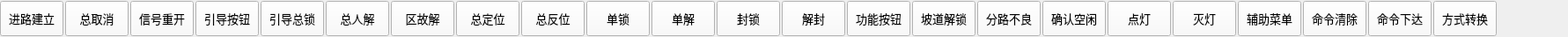
<?xml version="1.0" encoding="UTF-8"?>
<ui version="4.0">
 <class>StaFunBtnToolBarTKYClass</class>
 <widget class="QWidget" name="StaFunBtnToolBarTKYClass">
  <property name="windowModality">
   <enum>Qt::NonModal</enum>
  </property>
  <property name="geometry">
   <rect>
    <x>0</x>
    <y>0</y>
    <width>1781</width>
    <height>42</height>
   </rect>
  </property>
  <property name="minimumSize">
   <size>
    <width>0</width>
    <height>40</height>
   </size>
  </property>
  <property name="maximumSize">
   <size>
    <width>16777215</width>
    <height>42</height>
   </size>
  </property>
  <property name="windowTitle">
   <string>StaFunBtnToolBarTKY</string>
  </property>
  <layout class="QHBoxLayout" name="horizontalLayout">
   <property name="spacing">
    <number>2</number>
   </property>
   <property name="leftMargin">
    <number>0</number>
   </property>
   <property name="topMargin">
    <number>0</number>
   </property>
   <property name="rightMargin">
    <number>0</number>
   </property>
   <property name="bottomMargin">
    <number>0</number>
   </property>
   <item>
    <widget class="QPushButton" name="FunBtn1_RouteBuild">
     <property name="minimumSize">
      <size>
       <width>72</width>
       <height>40</height>
      </size>
     </property>
     <property name="maximumSize">
      <size>
       <width>72</width>
       <height>40</height>
      </size>
     </property>
     <property name="font">
      <font>
       <family>微软雅黑</family>
       <pointsize>10</pointsize>
      </font>
     </property>
     <property name="styleSheet">
      <string notr="true">background-color: rgb(250, 250, 250);</string>
     </property>
     <property name="text">
      <string>进路建立</string>
     </property>
     <property name="checkable">
      <bool>true</bool>
     </property>
     <property name="checked">
      <bool>false</bool>
     </property>
     <attribute name="buttonGroup">
      <string notr="true">buttonGroup</string>
     </attribute>
    </widget>
   </item>
   <item>
    <widget class="QPushButton" name="FunBtn2_TotalCancel">
     <property name="minimumSize">
      <size>
       <width>72</width>
       <height>40</height>
      </size>
     </property>
     <property name="maximumSize">
      <size>
       <width>72</width>
       <height>40</height>
      </size>
     </property>
     <property name="font">
      <font>
       <family>微软雅黑</family>
       <pointsize>10</pointsize>
      </font>
     </property>
     <property name="styleSheet">
      <string notr="true">background-color: rgb(250, 250, 250);</string>
     </property>
     <property name="text">
      <string>总取消</string>
     </property>
     <property name="checkable">
      <bool>true</bool>
     </property>
     <property name="checked">
      <bool>false</bool>
     </property>
     <attribute name="buttonGroup">
      <string notr="true">buttonGroup</string>
     </attribute>
    </widget>
   </item>
   <item>
    <widget class="QPushButton" name="FunBtn3_SignalReopen">
     <property name="minimumSize">
      <size>
       <width>72</width>
       <height>40</height>
      </size>
     </property>
     <property name="maximumSize">
      <size>
       <width>72</width>
       <height>40</height>
      </size>
     </property>
     <property name="font">
      <font>
       <family>微软雅黑</family>
       <pointsize>10</pointsize>
      </font>
     </property>
     <property name="styleSheet">
      <string notr="true">background-color: rgb(250, 250, 250);</string>
     </property>
     <property name="text">
      <string>信号重开</string>
     </property>
     <property name="checkable">
      <bool>true</bool>
     </property>
     <property name="checked">
      <bool>false</bool>
     </property>
     <attribute name="buttonGroup">
      <string notr="true">buttonGroup</string>
     </attribute>
    </widget>
   </item>
   <item>
    <widget class="QPushButton" name="FunBtn4_GuideBtn">
     <property name="minimumSize">
      <size>
       <width>72</width>
       <height>40</height>
      </size>
     </property>
     <property name="maximumSize">
      <size>
       <width>72</width>
       <height>40</height>
      </size>
     </property>
     <property name="font">
      <font>
       <family>微软雅黑</family>
       <pointsize>10</pointsize>
      </font>
     </property>
     <property name="styleSheet">
      <string notr="true">background-color: rgb(250, 250, 250);</string>
     </property>
     <property name="text">
      <string>引导按钮</string>
     </property>
     <property name="checkable">
      <bool>true</bool>
     </property>
     <property name="checked">
      <bool>false</bool>
     </property>
     <attribute name="buttonGroup">
      <string notr="true">buttonGroup</string>
     </attribute>
    </widget>
   </item>
   <item>
    <widget class="QPushButton" name="FunBtn5_GuideClock">
     <property name="minimumSize">
      <size>
       <width>72</width>
       <height>40</height>
      </size>
     </property>
     <property name="maximumSize">
      <size>
       <width>72</width>
       <height>40</height>
      </size>
     </property>
     <property name="font">
      <font>
       <family>微软雅黑</family>
       <pointsize>10</pointsize>
      </font>
     </property>
     <property name="styleSheet">
      <string notr="true">background-color: rgb(250, 250, 250);</string>
     </property>
     <property name="text">
      <string>引导总锁</string>
     </property>
     <property name="checkable">
      <bool>true</bool>
     </property>
     <property name="checked">
      <bool>false</bool>
     </property>
     <attribute name="buttonGroup">
      <string notr="true">buttonGroup</string>
     </attribute>
    </widget>
   </item>
   <item>
    <widget class="QPushButton" name="FunBtn6_TotalRelieve">
     <property name="minimumSize">
      <size>
       <width>72</width>
       <height>40</height>
      </size>
     </property>
     <property name="maximumSize">
      <size>
       <width>72</width>
       <height>40</height>
      </size>
     </property>
     <property name="font">
      <font>
       <family>微软雅黑</family>
       <pointsize>10</pointsize>
      </font>
     </property>
     <property name="styleSheet">
      <string notr="true">background-color: rgb(250, 250, 250);</string>
     </property>
     <property name="text">
      <string>总人解</string>
     </property>
     <property name="checkable">
      <bool>true</bool>
     </property>
     <property name="checked">
      <bool>false</bool>
     </property>
     <attribute name="buttonGroup">
      <string notr="true">buttonGroup</string>
     </attribute>
    </widget>
   </item>
   <item>
    <widget class="QPushButton" name="FunBtn7_RegionRelieve">
     <property name="minimumSize">
      <size>
       <width>72</width>
       <height>40</height>
      </size>
     </property>
     <property name="maximumSize">
      <size>
       <width>72</width>
       <height>40</height>
      </size>
     </property>
     <property name="font">
      <font>
       <family>微软雅黑</family>
       <pointsize>10</pointsize>
      </font>
     </property>
     <property name="styleSheet">
      <string notr="true">background-color: rgb(250, 250, 250);</string>
     </property>
     <property name="text">
      <string>区故解</string>
     </property>
     <property name="checkable">
      <bool>true</bool>
     </property>
     <property name="checked">
      <bool>false</bool>
     </property>
     <attribute name="buttonGroup">
      <string notr="true">buttonGroup</string>
     </attribute>
    </widget>
   </item>
   <item>
    <widget class="QPushButton" name="FunBtn8_TotalPosition">
     <property name="minimumSize">
      <size>
       <width>72</width>
       <height>40</height>
      </size>
     </property>
     <property name="maximumSize">
      <size>
       <width>72</width>
       <height>40</height>
      </size>
     </property>
     <property name="font">
      <font>
       <family>微软雅黑</family>
       <pointsize>10</pointsize>
      </font>
     </property>
     <property name="styleSheet">
      <string notr="true">background-color: rgb(250, 250, 250);</string>
     </property>
     <property name="text">
      <string>总定位</string>
     </property>
     <property name="checkable">
      <bool>true</bool>
     </property>
     <property name="checked">
      <bool>false</bool>
     </property>
     <attribute name="buttonGroup">
      <string notr="true">buttonGroup</string>
     </attribute>
    </widget>
   </item>
   <item>
    <widget class="QPushButton" name="FunBtn9_TotalReverse">
     <property name="minimumSize">
      <size>
       <width>72</width>
       <height>40</height>
      </size>
     </property>
     <property name="maximumSize">
      <size>
       <width>72</width>
       <height>40</height>
      </size>
     </property>
     <property name="font">
      <font>
       <family>微软雅黑</family>
       <pointsize>10</pointsize>
      </font>
     </property>
     <property name="styleSheet">
      <string notr="true">background-color: rgb(250, 250, 250);</string>
     </property>
     <property name="text">
      <string>总反位</string>
     </property>
     <property name="checkable">
      <bool>true</bool>
     </property>
     <property name="checked">
      <bool>false</bool>
     </property>
     <attribute name="buttonGroup">
      <string notr="true">buttonGroup</string>
     </attribute>
    </widget>
   </item>
   <item>
    <widget class="QPushButton" name="FunBtn10_SingleLock">
     <property name="minimumSize">
      <size>
       <width>72</width>
       <height>40</height>
      </size>
     </property>
     <property name="maximumSize">
      <size>
       <width>72</width>
       <height>40</height>
      </size>
     </property>
     <property name="font">
      <font>
       <family>微软雅黑</family>
       <pointsize>10</pointsize>
      </font>
     </property>
     <property name="styleSheet">
      <string notr="true">background-color: rgb(250, 250, 250);</string>
     </property>
     <property name="text">
      <string>单锁</string>
     </property>
     <property name="checkable">
      <bool>true</bool>
     </property>
     <property name="checked">
      <bool>false</bool>
     </property>
     <attribute name="buttonGroup">
      <string notr="true">buttonGroup</string>
     </attribute>
    </widget>
   </item>
   <item>
    <widget class="QPushButton" name="FunBtn11_SingleUnlock">
     <property name="minimumSize">
      <size>
       <width>72</width>
       <height>40</height>
      </size>
     </property>
     <property name="maximumSize">
      <size>
       <width>72</width>
       <height>40</height>
      </size>
     </property>
     <property name="font">
      <font>
       <family>微软雅黑</family>
       <pointsize>10</pointsize>
      </font>
     </property>
     <property name="styleSheet">
      <string notr="true">background-color: rgb(250, 250, 250);</string>
     </property>
     <property name="text">
      <string>单解</string>
     </property>
     <property name="checkable">
      <bool>true</bool>
     </property>
     <property name="checked">
      <bool>false</bool>
     </property>
     <attribute name="buttonGroup">
      <string notr="true">buttonGroup</string>
     </attribute>
    </widget>
   </item>
   <item>
    <widget class="QPushButton" name="FunBtn12_Blockade">
     <property name="minimumSize">
      <size>
       <width>72</width>
       <height>40</height>
      </size>
     </property>
     <property name="maximumSize">
      <size>
       <width>72</width>
       <height>40</height>
      </size>
     </property>
     <property name="font">
      <font>
       <family>微软雅黑</family>
       <pointsize>10</pointsize>
      </font>
     </property>
     <property name="styleSheet">
      <string notr="true">background-color: rgb(250, 250, 250);</string>
     </property>
     <property name="text">
      <string>封锁</string>
     </property>
     <property name="checkable">
      <bool>true</bool>
     </property>
     <property name="checked">
      <bool>false</bool>
     </property>
     <attribute name="buttonGroup">
      <string notr="true">buttonGroup</string>
     </attribute>
    </widget>
   </item>
   <item>
    <widget class="QPushButton" name="FunBtn13_UnBlockade">
     <property name="minimumSize">
      <size>
       <width>72</width>
       <height>40</height>
      </size>
     </property>
     <property name="maximumSize">
      <size>
       <width>72</width>
       <height>40</height>
      </size>
     </property>
     <property name="font">
      <font>
       <family>微软雅黑</family>
       <pointsize>10</pointsize>
      </font>
     </property>
     <property name="styleSheet">
      <string notr="true">background-color: rgb(250, 250, 250);</string>
     </property>
     <property name="text">
      <string>解封</string>
     </property>
     <property name="checkable">
      <bool>true</bool>
     </property>
     <property name="checked">
      <bool>false</bool>
     </property>
     <attribute name="buttonGroup">
      <string notr="true">buttonGroup</string>
     </attribute>
    </widget>
   </item>
   <item>
    <widget class="QPushButton" name="FunBtn14_FunBtn">
     <property name="minimumSize">
      <size>
       <width>72</width>
       <height>40</height>
      </size>
     </property>
     <property name="maximumSize">
      <size>
       <width>72</width>
       <height>40</height>
      </size>
     </property>
     <property name="font">
      <font>
       <family>微软雅黑</family>
       <pointsize>10</pointsize>
      </font>
     </property>
     <property name="styleSheet">
      <string notr="true">background-color: rgb(250, 250, 250);</string>
     </property>
     <property name="text">
      <string>功能按钮</string>
     </property>
     <property name="checkable">
      <bool>true</bool>
     </property>
     <property name="checked">
      <bool>false</bool>
     </property>
     <attribute name="buttonGroup">
      <string notr="true">buttonGroup</string>
     </attribute>
    </widget>
   </item>
   <item>
    <widget class="QPushButton" name="FunBtn15_RampUnlock">
     <property name="minimumSize">
      <size>
       <width>72</width>
       <height>40</height>
      </size>
     </property>
     <property name="maximumSize">
      <size>
       <width>72</width>
       <height>40</height>
      </size>
     </property>
     <property name="font">
      <font>
       <family>微软雅黑</family>
       <pointsize>10</pointsize>
      </font>
     </property>
     <property name="styleSheet">
      <string notr="true">background-color: rgb(250, 250, 250);</string>
     </property>
     <property name="text">
      <string>坡道解锁</string>
     </property>
     <property name="checkable">
      <bool>true</bool>
     </property>
     <property name="checked">
      <bool>false</bool>
     </property>
     <attribute name="buttonGroup">
      <string notr="true">buttonGroup</string>
     </attribute>
    </widget>
   </item>
   <item>
    <widget class="QPushButton" name="FunBtn16_PoorRoute">
     <property name="minimumSize">
      <size>
       <width>72</width>
       <height>40</height>
      </size>
     </property>
     <property name="maximumSize">
      <size>
       <width>72</width>
       <height>40</height>
      </size>
     </property>
     <property name="font">
      <font>
       <family>微软雅黑</family>
       <pointsize>10</pointsize>
      </font>
     </property>
     <property name="styleSheet">
      <string notr="true">background-color: rgb(250, 250, 250);</string>
     </property>
     <property name="text">
      <string>分路不良</string>
     </property>
     <property name="checkable">
      <bool>true</bool>
     </property>
     <property name="checked">
      <bool>false</bool>
     </property>
     <attribute name="buttonGroup">
      <string notr="true">buttonGroup</string>
     </attribute>
    </widget>
   </item>
   <item>
    <widget class="QPushButton" name="FunBtn17_IdleConfirm">
     <property name="minimumSize">
      <size>
       <width>72</width>
       <height>40</height>
      </size>
     </property>
     <property name="maximumSize">
      <size>
       <width>72</width>
       <height>40</height>
      </size>
     </property>
     <property name="font">
      <font>
       <family>微软雅黑</family>
       <pointsize>10</pointsize>
      </font>
     </property>
     <property name="autoFillBackground">
      <bool>false</bool>
     </property>
     <property name="styleSheet">
      <string notr="true">background-color: rgb(250, 250, 250);</string>
     </property>
     <property name="text">
      <string>确认空闲</string>
     </property>
     <property name="checkable">
      <bool>true</bool>
     </property>
     <property name="checked">
      <bool>false</bool>
     </property>
     <attribute name="buttonGroup">
      <string notr="true">buttonGroup</string>
     </attribute>
    </widget>
   </item>
   <item>
    <widget class="QPushButton" name="FunBtn18_Lighting">
     <property name="minimumSize">
      <size>
       <width>72</width>
       <height>40</height>
      </size>
     </property>
     <property name="maximumSize">
      <size>
       <width>72</width>
       <height>40</height>
      </size>
     </property>
     <property name="font">
      <font>
       <family>微软雅黑</family>
       <pointsize>10</pointsize>
      </font>
     </property>
     <property name="styleSheet">
      <string notr="true">background-color: rgb(250, 250, 250);</string>
     </property>
     <property name="text">
      <string>点灯</string>
     </property>
     <property name="checkable">
      <bool>true</bool>
     </property>
     <property name="checked">
      <bool>false</bool>
     </property>
     <attribute name="buttonGroup">
      <string notr="true">buttonGroup</string>
     </attribute>
    </widget>
   </item>
   <item>
    <widget class="QPushButton" name="FunBtn19_UnLighting">
     <property name="minimumSize">
      <size>
       <width>72</width>
       <height>40</height>
      </size>
     </property>
     <property name="maximumSize">
      <size>
       <width>72</width>
       <height>40</height>
      </size>
     </property>
     <property name="font">
      <font>
       <family>微软雅黑</family>
       <pointsize>10</pointsize>
      </font>
     </property>
     <property name="styleSheet">
      <string notr="true">background-color: rgb(250, 250, 250);</string>
     </property>
     <property name="text">
      <string>灭灯</string>
     </property>
     <property name="checkable">
      <bool>true</bool>
     </property>
     <property name="checked">
      <bool>false</bool>
     </property>
     <attribute name="buttonGroup">
      <string notr="true">buttonGroup</string>
     </attribute>
    </widget>
   </item>
   <item>
    <widget class="QPushButton" name="FunBtn20_AuxiliaryMenu">
     <property name="minimumSize">
      <size>
       <width>72</width>
       <height>40</height>
      </size>
     </property>
     <property name="maximumSize">
      <size>
       <width>72</width>
       <height>40</height>
      </size>
     </property>
     <property name="font">
      <font>
       <family>微软雅黑</family>
       <pointsize>10</pointsize>
      </font>
     </property>
     <property name="styleSheet">
      <string notr="true">background-color: rgb(250, 250, 250);</string>
     </property>
     <property name="text">
      <string>辅助菜单</string>
     </property>
     <property name="checkable">
      <bool>false</bool>
     </property>
     <property name="checked">
      <bool>false</bool>
     </property>
    </widget>
   </item>
   <item>
    <widget class="QPushButton" name="FunBtn21_CommandClear">
     <property name="minimumSize">
      <size>
       <width>72</width>
       <height>40</height>
      </size>
     </property>
     <property name="maximumSize">
      <size>
       <width>72</width>
       <height>40</height>
      </size>
     </property>
     <property name="font">
      <font>
       <family>微软雅黑</family>
       <pointsize>10</pointsize>
      </font>
     </property>
     <property name="styleSheet">
      <string notr="true">background-color: rgb(250, 250, 250);</string>
     </property>
     <property name="text">
      <string>命令清除</string>
     </property>
    </widget>
   </item>
   <item>
    <widget class="QPushButton" name="FunBtn22_CommandIssued">
     <property name="minimumSize">
      <size>
       <width>72</width>
       <height>40</height>
      </size>
     </property>
     <property name="maximumSize">
      <size>
       <width>72</width>
       <height>40</height>
      </size>
     </property>
     <property name="font">
      <font>
       <family>微软雅黑</family>
       <pointsize>10</pointsize>
      </font>
     </property>
     <property name="styleSheet">
      <string notr="true">background-color: rgb(250, 250, 250);</string>
     </property>
     <property name="text">
      <string>命令下达</string>
     </property>
    </widget>
   </item>
   <item>
    <widget class="QPushButton" name="FunBtn23_MethodConvert">
     <property name="minimumSize">
      <size>
       <width>72</width>
       <height>40</height>
      </size>
     </property>
     <property name="maximumSize">
      <size>
       <width>72</width>
       <height>40</height>
      </size>
     </property>
     <property name="font">
      <font>
       <family>微软雅黑</family>
       <pointsize>10</pointsize>
      </font>
     </property>
     <property name="styleSheet">
      <string notr="true">background-color: rgb(250, 250, 250);</string>
     </property>
     <property name="text">
      <string>方式转换</string>
     </property>
    </widget>
   </item>
   <item>
    <spacer name="horizontalSpacer">
     <property name="orientation">
      <enum>Qt::Horizontal</enum>
     </property>
     <property name="sizeHint" stdset="0">
      <size>
       <width>40</width>
       <height>20</height>
      </size>
     </property>
    </spacer>
   </item>
  </layout>
 </widget>
 <layoutdefault spacing="6" margin="11"/>
 <resources/>
 <connections/>
 <buttongroups>
  <buttongroup name="buttonGroup"/>
 </buttongroups>
</ui>
